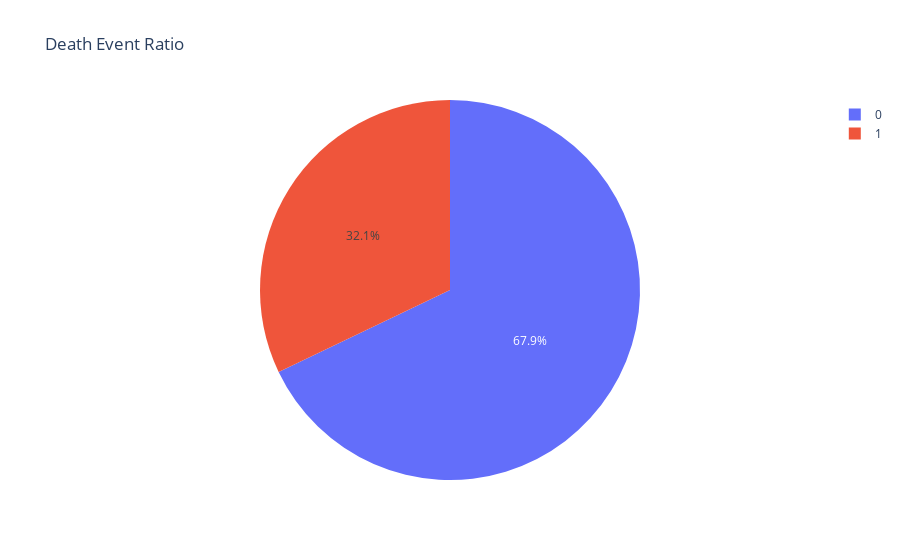

Notebook code cell kept with this figure:
### Markdown cell above
### DEATH_EVENT

### Code cell
fig = px.pie(heart_data,names='DEATH_EVENT', title='Death Event Ratio')
fig.show()

### Figure 1 — Plotly figure (JSON) as saved in the notebook; plotly's stock layout.template omitted (floating-point values rounded to 4 significant figures; data arrays with more than 128 entries replaced by an {"elided": "..."} marker saying what was removed)
{"data": [{"domain": {"x": [0, 1], "y": [0, 1]}, "hovertemplate": "DEATH_EVENT=%{label}<extra></extra>", "labels": {"elided": "299 int values"}, "legendgroup": "", "name": "", "showlegend": true, "type": "pie"}], "layout": {"legend": {"tracegroupgap": 0}, "title": {"text": "Death Event Ratio"}}}
